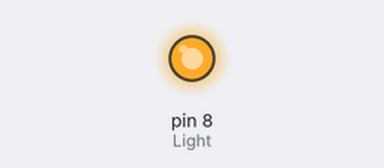
Recording of a sketch running on a simulated Arduino Uno, built with avr-gcc and run on an emulated ATmega328P. Shown: output pins drawn as LEDs (lit = HIGH).

Above: at 0.15 s.
At 8.2 s:
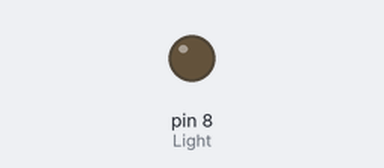
Timing chart, 0 to 11.6 s (numbered marks = the images above):
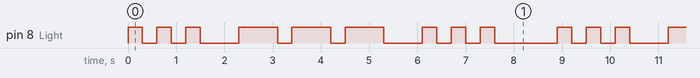

Measured:
- by itself, pin 8 (Light): repeats every 8.9 s: 2 × (LOW 0.30 s, HIGH 0.30 s), LOW 0.80 s, 2 × (HIGH 0.80 s, LOW 0.30 s), HIGH 0.80 s, LOW 0.80 s, 2 × (HIGH 0.30 s, LOW 0.30 s), HIGH 0.30 s, LOW 1.3 s, HIGH 0.30 s
- by itself, everything shown: repeats every 8.9 s, in 18 steps

The sketch:

traffic-01.ino
```cpp
#define Light 8
#define oTime 800
#define sTime 300
#define offTime 300

void setup() {
  // put your setup code here, to run once:
  pinMode( Light, OUTPUT );
}

void loop() {
  // put your main code here, to run repeatedly:
  for( int i = 0 ; i < 3 ; i++ )
  {
    digitalWrite( Light, HIGH );
    delay( sTime );
    digitalWrite( Light, LOW );
    delay( offTime );
  }
  delay( 500 );

  for( int i = 0 ; i < 3 ; i++ )
  {
    digitalWrite( Light, HIGH );
    delay( oTime );
    digitalWrite( Light, LOW );
    delay( offTime );
  }
  delay( 500 );

  for( int i = 0 ; i < 3 ; i++ )
  {
    digitalWrite( Light, HIGH );
    delay( sTime );
    digitalWrite( Light, LOW );
    delay( offTime );
  }

  delay( 1000 );
}
```
